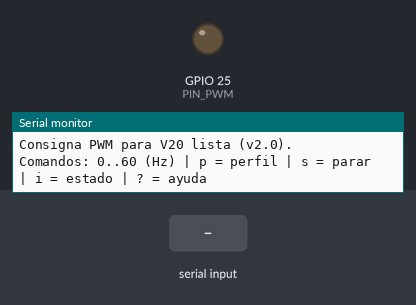
Bench run of a sketch on a simulated ESP32. Shown: output pins drawn as LEDs (lit = HIGH), the last lines printed to the serial monitor. The test bench sets the inputs (shaded band).

Above: at 1.2 s.
1.3 s: "90,45\n" received over Serial
At 2.5 s:
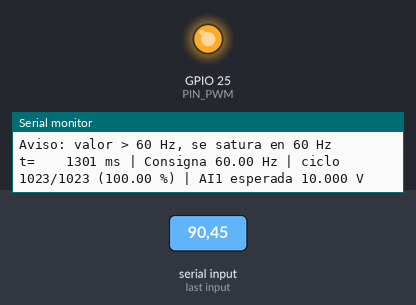
2.8 s: "30,150\n" received over Serial
At 3.6 s:
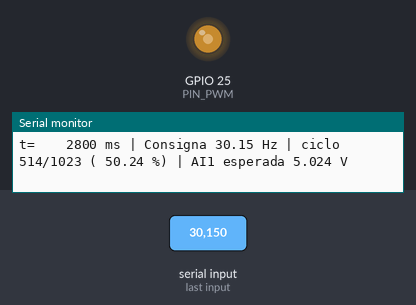
4.3 s: "90\n" received over Serial
At 4.9 s:
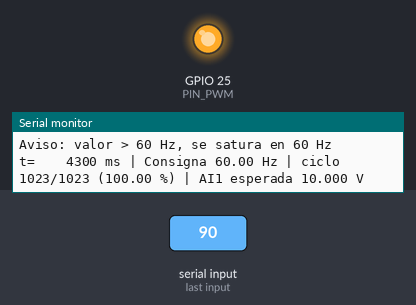
5.8 s: "p\n" received over Serial
At 27.0 s:
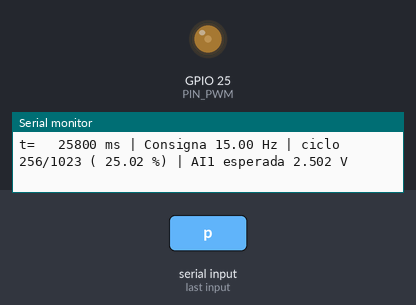
Timing chart, 0 to 27.3 s (numbered marks = the images above; inputs shaded):
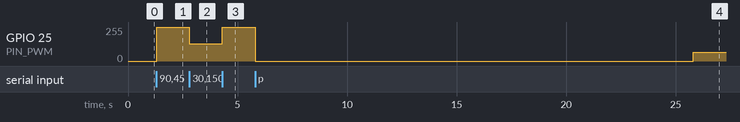

Measured:
- after the input at 1.3 s, GPIO 25 (PIN_PWM): 0/255 → 255/255 at once
- after the input at 2.8 s, GPIO 25 (PIN_PWM): 255/255 → 128/255 at once
- after the input at 4.3 s, GPIO 25 (PIN_PWM): 128/255 → 255/255 at once
- after the input at 5.8 s, GPIO 25 (PIN_PWM): 255/255 → 0/255 at once, → 64/255 20.0 s later

The sketch:

consigna_pwm_v20.ino
```cpp
/*
 * ============================================================================
 *  consigna_pwm_v20.ino  —  versión 2.0 (basada en el firmware de la Guía N.º 2)
 *  Consigna analógica 0–10 V para el SINAMICS V20 generada por PWM desde un ESP32
 *  Laboratorio N.º 2 — Electrónica de Potencia, Universidad del Magdalena, 2026-II
 * ============================================================================
 *
 *  CADENA DE SEÑAL
 *    GPIO25 (PWM 20 kHz, 10 bit) -> 220 Ω -> LED 6N137 | barrera de aislamiento |
 *    6N137 (invierte) -> 74HC14 (invierte, fija VH = 5 V) -> RC 10 kΩ/1 µF (fc = 15,9 Hz)
 *    -> LM358 no inversor (G = 2) -> 100 Ω + Zener 12 V -> AI1 del V20
 *    Dos inversiones => la cadena completa NO invierte:  V_AI1 = 10 · D  [V]
 *
 *  ESTADO SEGURO
 *    Con el ESP32 en reset, sin firmware o sin USB, el GPIO25 queda en alta impedancia:
 *    LED apagado -> salida 6N137 en alto -> 74HC14 en bajo -> V_AI1 = 0 V -> 0 Hz.
 *
 *  ESCALADO
 *    El firmware solo fija el ciclo de trabajo D = f / F_REF. La conversión V -> Hz la
 *    hace el V20 (P0757..P0760, P2000). La calibración se hace en P0759[0] = r0752 @ 60 Hz,
 *    NO en el firmware.
 *
 *  COMPATIBILIDAD
 *    Núcleo Arduino-ESP32 2.0.x (recomendado por la guía: 2.0.17) y 3.x (API LEDC nueva).
 *    Placa: "ESP32 Dev Module". Monitor serie: 115200 baudios, fin de línea "Nueva línea".
 *
 *  COMANDOS (monitor serie)
 *    0..60     fija la consigna en Hz (admite decimales: 12.5)
 *    p         perfil de escalones 0-15-30-45-60-30-0 Hz, 20 s cada uno (no bloqueante)
 *    s         detiene el perfil y lleva la consigna a 0 Hz
 *    i         imprime el estado actual
 *    ?         ayuda
 *    Cada cambio de consigna imprime una marca de tiempo t[ms] para cronometrar rampas.
 *
 *  CAMBIOS FRENTE A LA VERSIÓN DE LA GUÍA
 *    - Perfil no bloqueante (máquina de estados con millis()): 's' se atiende siempre.
 *    - Compila en núcleo 2.x y 3.x.
 *    - Marca de tiempo en cada cambio de consigna (apoyo a la Tabla 2).
 *    - Validación de entrada (rechaza texto, negativos y valores > 60 se saturan).
 * ============================================================================
 */
#include <Arduino.h>

// ---------------- Parámetros de diseño ----------------
const int      PIN_PWM     = 25;
const int      CANAL       = 0;          // solo se usa en núcleo 2.x
const uint32_t F_PWM       = 20000;      // frecuencia del PWM [Hz]
const uint8_t  BITS        = 10;         // resolución: 0..1023
const int      D_MAX       = (1 << BITS) - 1;
const float    F_REF       = 60.0f;      // Hz que corresponden a D = 100 % (P2000 del V20)
const float    V_FS        = 10.0f;      // tensión nominal en AI1 con D = 100 %
const uint32_t T_ESCALON_MS = 20000;     // duración de cada escalón del perfil

const float PASOS[] = {0, 15, 30, 45, 60, 30, 0};
const int   N_PASOS = sizeof(PASOS) / sizeof(PASOS[0]);

// ---------------- Estado ----------------
float    consigna   = 0.0f;
int      dutyActual = 0;
bool     perfilActivo = false;
int      pasoActual = 0;
uint32_t tPaso      = 0;

// ---------------- Capa de hardware (2.x / 3.x) ----------------
void pwmInit() {
#if defined(ESP_ARDUINO_VERSION_MAJOR) && ESP_ARDUINO_VERSION_MAJOR >= 3
  ledcAttach(PIN_PWM, F_PWM, BITS);
#else
  ledcSetup(CANAL, F_PWM, BITS);
  ledcAttachPin(PIN_PWM, CANAL);
#endif
}

void pwmWrite(int d) {
#if defined(ESP_ARDUINO_VERSION_MAJOR) && ESP_ARDUINO_VERSION_MAJOR >= 3
  ledcWrite(PIN_PWM, d);
#else
  ledcWrite(CANAL, d);
#endif
}

// ---------------- Lógica ----------------
void fijarConsigna(float f_hz) {
  consigna   = constrain(f_hz, 0.0f, F_REF);
  dutyActual = (int)lroundf(consigna / F_REF * D_MAX);
  pwmWrite(dutyActual);
  Serial.printf("t=%8lu ms | Consigna %5.2f Hz | ciclo %4d/%d (%6.2f %%) | AI1 esperada %5.3f V\n",
                (unsigned long)millis(), consigna, dutyActual, D_MAX,
                100.0f * dutyActual / D_MAX, V_FS * dutyActual / D_MAX);
}

void iniciarPerfil() {
  perfilActivo = true;
  pasoActual = 0;
  tPaso = millis();
  Serial.println("Perfil de escalones iniciado (enviar 's' para detener)");
  fijarConsigna(PASOS[0]);
}

void detenerPerfil(const char* motivo) {
  perfilActivo = false;
  fijarConsigna(0);
  Serial.println(motivo);
}

void atenderPerfil() {
  if (!perfilActivo) return;
  if (millis() - tPaso < T_ESCALON_MS) return;
  pasoActual++;
  if (pasoActual >= N_PASOS) {
    perfilActivo = false;
    Serial.println("Perfil terminado");
    return;
  }
  tPaso = millis();
  fijarConsigna(PASOS[pasoActual]);
}

void ayuda() {
  Serial.println("Comandos: 0..60 (Hz) | p = perfil | s = parar | i = estado | ? = ayuda");
}

void estado() {
  Serial.printf("Consigna %.2f Hz | duty %d/%d | perfil %s (paso %d/%d)\n",
                consigna, dutyActual, D_MAX, perfilActivo ? "ACTIVO" : "inactivo",
                pasoActual + 1, N_PASOS);
}

bool esNumero(const String& s) {
  bool punto = false, digito = false;
  for (unsigned i = 0; i < s.length(); i++) {
    char c = s[i];
    if (isDigit(c)) digito = true;
    else if ((c == '.' || c == ',') && !punto) punto = true;
    else return false;
  }
  return digito;
}

void atenderSerie() {
  if (!Serial.available()) return;
  String cmd = Serial.readStringUntil('\n');
  cmd.trim();
  if (cmd.length() == 0) return;

  if (cmd == "p")      iniciarPerfil();
  else if (cmd == "s") detenerPerfil("Perfil detenido / consigna en 0 Hz");
  else if (cmd == "i") estado();
  else if (cmd == "?") ayuda();
  else if (esNumero(cmd)) {
    cmd.replace(',', '.');
    if (perfilActivo) { perfilActivo = false; Serial.println("Perfil cancelado por consigna manual"); }
    float f = cmd.toFloat();
    if (f > F_REF) Serial.println("Aviso: valor > 60 Hz, se satura en 60 Hz");
    fijarConsigna(f);
  }
  else Serial.println("Comando no reconocido ('?' para ayuda)");
}

void setup() {
  Serial.begin(115200);
  Serial.setTimeout(50);
  pwmInit();
  fijarConsigna(0);                       // arranque seguro: 0 V en AI1
  Serial.println("Consigna PWM para V20 lista (v2.0).");
  ayuda();
}

void loop() {
  atenderSerie();
  atenderPerfil();
}
```
